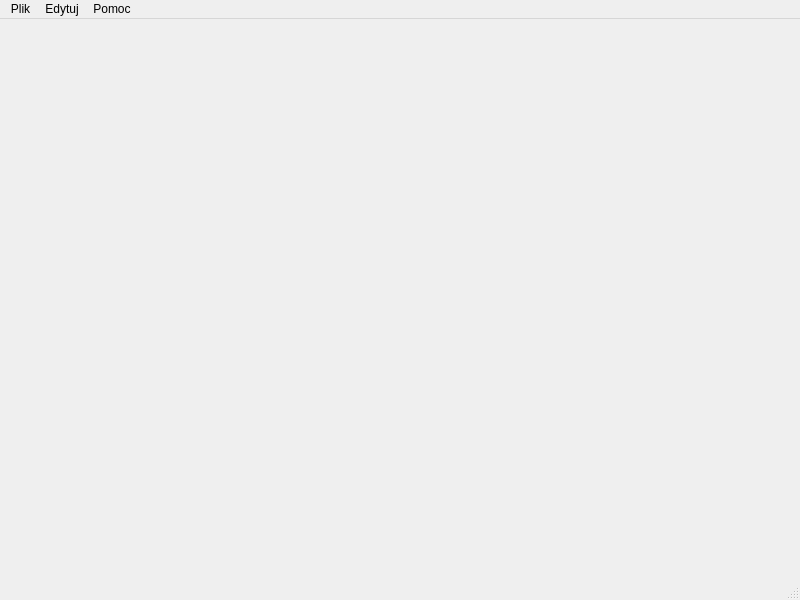
<?xml version="1.0" encoding="UTF-8"?>
<ui version="4.0">
 <class>MainWindow</class>
 <widget class="QMainWindow" name="MainWindow">
  <property name="geometry">
   <rect>
    <x>0</x>
    <y>0</y>
    <width>800</width>
    <height>600</height>
   </rect>
  </property>
  <property name="windowTitle">
   <string>MainWindow</string>
  </property>
  <widget class="QWidget" name="centralwidget"/>
  <widget class="QMenuBar" name="menubar">
   <property name="geometry">
    <rect>
     <x>0</x>
     <y>0</y>
     <width>800</width>
     <height>22</height>
    </rect>
   </property>
   <widget class="QMenu" name="menuPlik">
    <property name="title">
     <string>Plik</string>
    </property>
    <addaction name="actionOtw_rz"/>
    <addaction name="actionZamknij"/>
    <addaction name="separator"/>
   </widget>
   <widget class="QMenu" name="menuEdytuj">
    <property name="title">
     <string>Edytuj</string>
    </property>
    <addaction name="actionNast_pny_2"/>
    <addaction name="actionPoprzedni_2"/>
    <addaction name="separator"/>
   </widget>
   <widget class="QMenu" name="menuPomoc">
    <property name="title">
     <string>Pomoc</string>
    </property>
    <widget class="QMenu" name="menuNie_klikaj">
     <property name="title">
      <string>Nie klikaj</string>
     </property>
     <addaction name="actionNo_dobra"/>
    </widget>
    <addaction name="menuNie_klikaj"/>
    <addaction name="separator"/>
   </widget>
   <addaction name="menuPlik"/>
   <addaction name="menuEdytuj"/>
   <addaction name="menuPomoc"/>
  </widget>
  <widget class="QStatusBar" name="statusbar"/>
  <action name="actionOtw_rz">
   <property name="text">
    <string>Otwórz</string>
   </property>
  </action>
  <action name="actionZamknij">
   <property name="text">
    <string>Zamknij</string>
   </property>
  </action>
  <action name="actionNast_pny">
   <property name="text">
    <string>Następny</string>
   </property>
  </action>
  <action name="actionPoprzedni">
   <property name="text">
    <string>Poprzedni</string>
   </property>
  </action>
  <action name="actionNast_pny_2">
   <property name="text">
    <string>Następny</string>
   </property>
  </action>
  <action name="actionPoprzedni_2">
   <property name="text">
    <string>Poprzedni</string>
   </property>
  </action>
  <action name="actionNo_dobra">
   <property name="text">
    <string>No dobra</string>
   </property>
  </action>
 </widget>
 <resources/>
 <connections/>
</ui>
